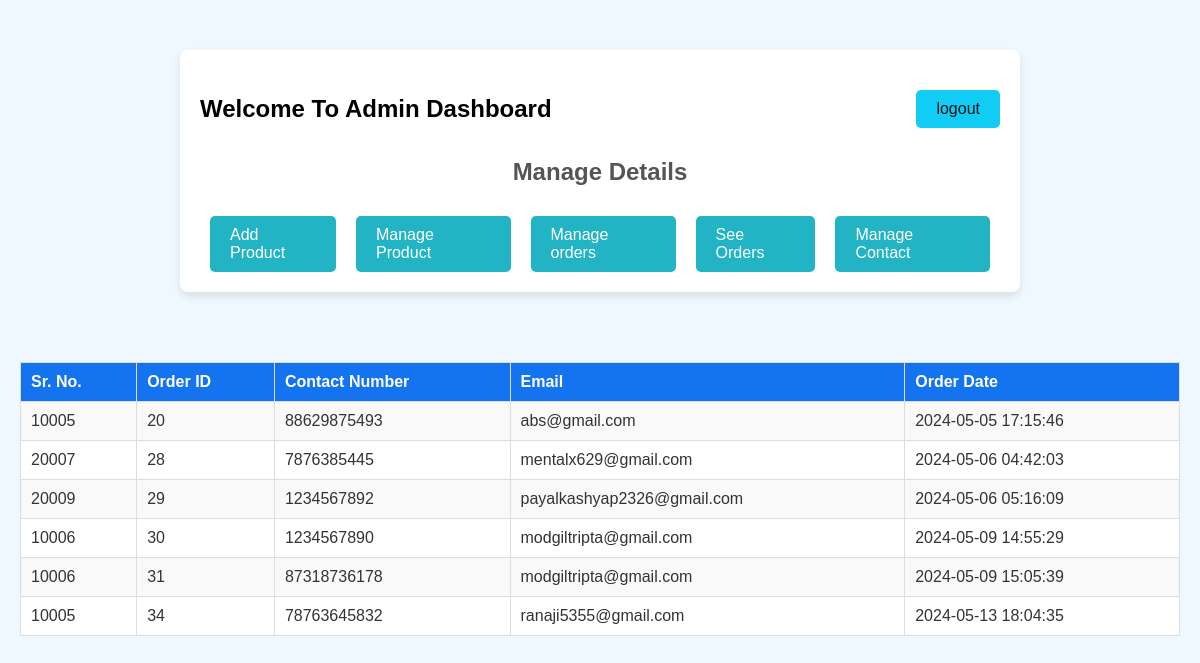
The page /seeorder.php on the database its author committed.
### tables this page shows
CREATE TABLE `orders` (
  `order_id` int(11) NOT NULL,
  `srno` varchar(50) DEFAULT NULL,
  `contact_number` varchar(20) DEFAULT NULL,
  `email` varchar(100) DEFAULT NULL,
  `order_date` timestamp NOT NULL DEFAULT current_timestamp()
);

### seeorder.php (the view, shortened to what this page needs)
<?php
include('admindashboard.php');
?>
<!DOCTYPE html>
<html lang="en">
<head>
</head>
<body>
<div class="wrapper">
    <?php
    $servername = "localhost";
    $username = "root";
    $password = "";
    $dbname = "airisto";
    $conn = new mysqli($servername, $username, $password, $dbname);
    $select_query = "SELECT srno, contact_number, email, order_id , order_date FROM orders";
    $result = $conn->query($select_query);
    if ($result->num_rows > 0) {
        echo "<table>
        <tr>
        <th>Sr. No.</th>
        <th>Order ID</th>
        <th>Contact Number</th>
        <th>Email</th>
        <th>Order Date</th>
        </tr>";
        while ($row = $result->fetch_assoc()) {
            echo "<tr>
            <td>".$row["srno"]."</td>
            <td>".$row["order_id"]."</td>
            <td>".$row["contact_number"]."</td>
            <td>".$row["email"]."</td>
            <td>".$row["order_date"]."</td>
            </tr>";
        }
        echo "</table>";
    } else {
        echo "<p>No orders found.</p>";
    }
    ?>
</div>
</body>
</html>

### admindashboard.php
<link rel="stylesheet" href="adminstyles.css">
<div class="container">
    <div class="header">
        <h2>Welcome To Admin Dashboard</h2>
        <a class="logout" href="adminlogout.php" role="button">logout</a>
    </div>
    <div class="sub-header">
        <h2 class="text-center">Manage Details</h2>
    </div>
    <div class="row">
        <div class="col-md-12 button-container">
            <a class="button" href="addproduct.php" role="button">Add Product</a>
            <a class="button" href="removeproduct.php" role="button">Manage Product</a>
            <a class="button" href="removeorder.php" role="button">Manage orders</a>
            <a class="button" href="seeorder.php" role="button">See Orders</a>
            <a class="button" href="managecontact.php" role="button">Manage Contact</a>
        </div>
    </div>
</div>

### adminstyles.css (style rules this page uses)
body { font-family: Arial, sans-serif; margin: 0; padding: 0; background-color: #f7f7f7; }
.container { max-width: 800px; margin: 50px auto; padding: 20px; background-color: #fff; border-radius: 8px; box-shadow: 0 4px 8px rgba(0, 0, 0, 0.1); }
.header { display: flex; justify-content: space-between; align-items: center; margin-top: 20px; margin-bottom: 30px; }
.header h2 { margin: 0; }
.logout { display: inline-block; padding: 10px 20px; background-color:rgb(17, 204, 245); color: rgb(21, 21, 21); text-decoration: none; border-radius: 5px; transition: background-color 0.3s ease; }
.sub-header { text-align: center; margin-bottom: 30px; }
.sub-header h2 { margin: 0; color: #555; }
.button-container { display: flex; justify-content: center; }
.button { display: inline-block; background-color: #22b4c5; color: #fff; padding: 10px 20px; text-decoration: none; border-radius: 5px; margin: 0 10px; transition: background-color 0.3s ease; }

### seeorder.php (style rules this page uses)
body { font-family: Arial, sans-serif; background-color: #f0f8ff; margin: 0; padding: 0; }
.wrapper { max-width: 1200px; margin: 50px auto; padding: 20px; }
table { width: 100%; border-collapse: collapse; }
table th, table td { border: 1px solid #ddd; padding: 10px; text-align: left; }
table th { background-color: #1474f0; color: #fff; }
table td { background-color: #fff; color: #333; }
table tr:nth-child(even) td { background-color: #f9f9f9; }

### rows shown on the page
orders: srno "10005", order_id "20", contact_number "88629875493", email "abs@gmail.com", order_date "2024-05-05 17:15:46"
orders: srno "20007", order_id "28", contact_number "7876385445", email "mentalx629@gmail.com", order_date "2024-05-06 04:42:03"
orders: srno "20009", order_id "29", contact_number "1234567892", email "payalkashyap2326@gmail.com", order_date "2024-05-06 05:16:09"
orders: srno "10006", order_id "30", contact_number "1234567890", email "modgiltripta@gmail.com", order_date "2024-05-09 14:55:29"
orders: srno "10006", order_id "31", contact_number "87318736178", email "modgiltripta@gmail.com", order_date "2024-05-09 15:05:39"
orders: srno "10005", order_id "34", contact_number "78763645832", email "ranaji5355@gmail.com", order_date "2024-05-13 18:04:35"
